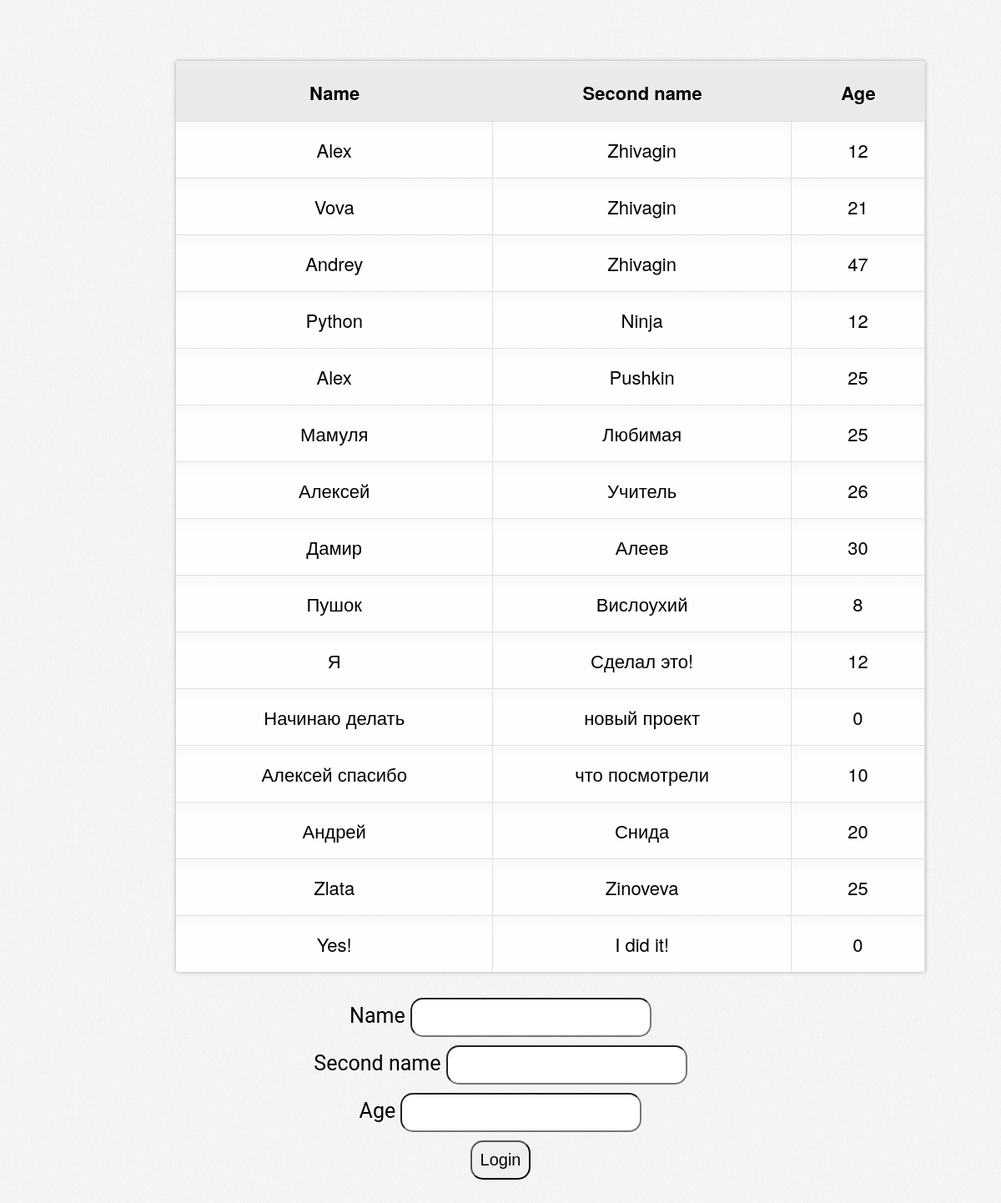
The page /database/ on the database as committed earlier.
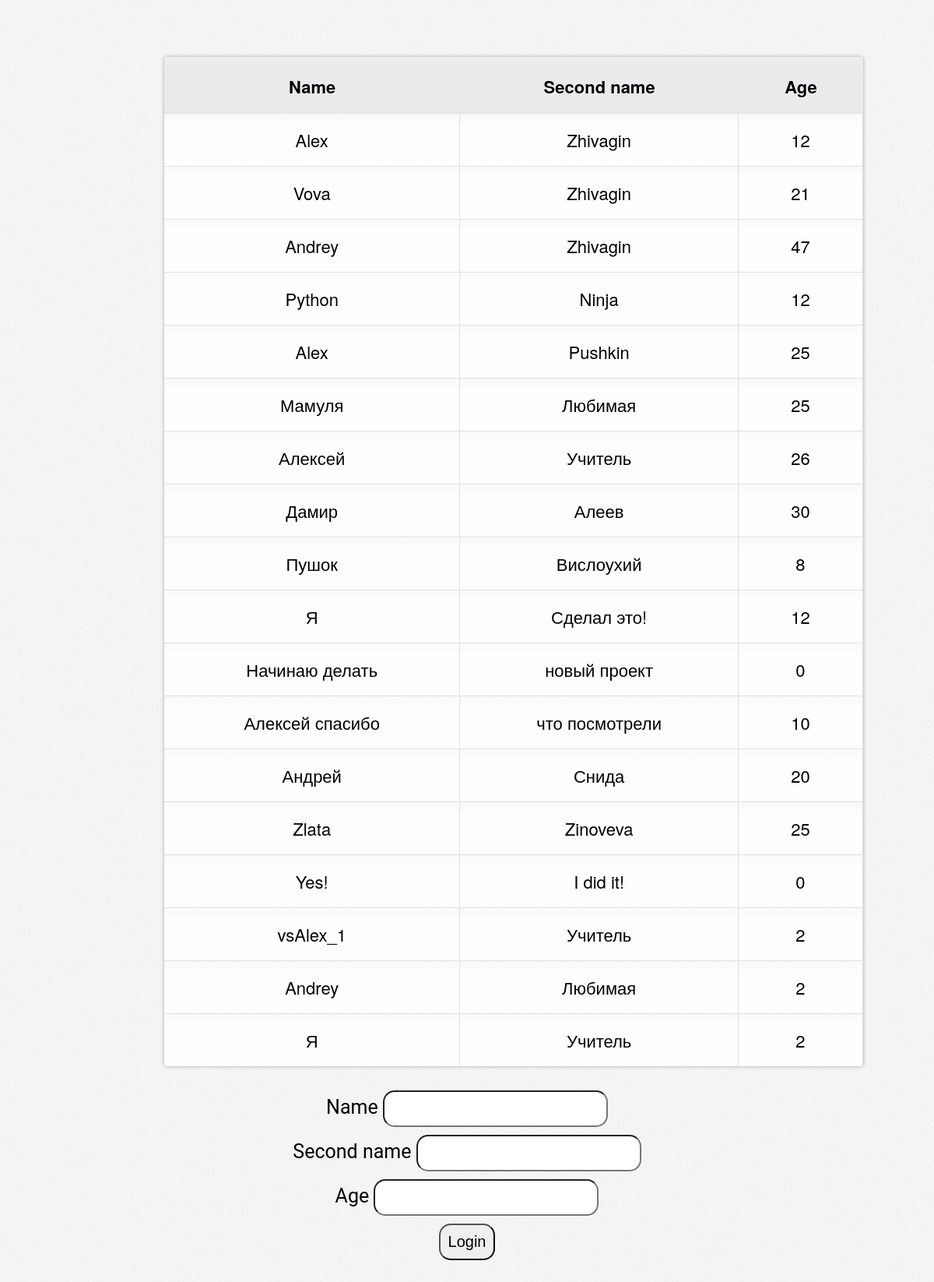
The same page on the database as committed later.
### about_me/models.py (models this page shows, shortened)
class AboutMeDatabase(models.Model):
    name = models.CharField(max_length=15, blank=False)
    second_name = models.CharField(max_length=15, blank=False)
    age = models.IntegerField(blank=False, default=0)

### about_me/views.py (the view)
# urls.py: path('database/', DatabaseRealisation.as_view()),
class DatabaseRealisation(View):
    @staticmethod
    def get(request):
        terms = AboutMeDatabase.objects.all()
        return render(request, "database.html", {"terms_list": terms})

### templates/database.html (shortened to what this page needs)
{% load static %}
<html lang="en">
<head>
    <link rel="stylesheet" href={% static "styles/database.css" %}>
</head>
<body>
<div id="content">
    <table cellspacing="0">
        <tr>
            <th>Name</th>
            <th>Second name</th>
            <th>Age</th>
        </tr>
        {% for name in terms_list %}
            <tr>
                <td>{{ name.name }}</td>
                <td>{{ name.second_name }}</td>
                <td>{{ name.age }}</td>
            </tr>
        {% endfor %}
    </table>
</div>
<div class="form">
    <form action="add_users" method="post">
            <label>Name</label>
            <input type="text" name="name" required maxlength="15"> <br>
            <label>Second name</label>
            <input type="text" name="second_name" required maxlength="15"> <br>
            <label>Age</label>
            <input type="number" name="age" required> <br>
            <input type="submit" value="Login">
    </form>
</div>
</body>
</html>

### static/styles/database.css (style rules this page uses)
dl, dt, dd, ol, ul, li, fieldset, label, legend, table, caption, tbody, tfoot, thead, tr, th, td { margin:0; padding:0; border:0; outline:0; font-size:100%; vertical-align:baseline; background:transparent; }
body { margin:0; padding:0; font:22px/15px "Helvetica Neue",Arial, Helvetica, sans-serif; background: url(../images/bg.jpg); }
#content { width:65%; max-width:900px; margin:6% auto 0; }
table { overflow:hidden; border:1px solid #d3d3d3; background:#fefefe; width: 900px; margin:5% auto 0; -moz-border-radius:5px; -webkit-border-radius:5px; border-radius:5px; -moz-box-shadow: 0 0 4px rgba(0, 0, 0, 0.2); -webkit-box-shadow: 0 0 4px rgba(0, 0, 0, 0.2); margin-bottom: 30px; }
th, td { padding:18px 28px 18px; text-align:center; }
th { padding-top:22px; text-shadow: 1px 1px 1px #fff; background:#e8eaeb; }
td { border-top:1px solid #e0e0e0; border-right:1px solid #e0e0e0; }
td { background: -moz-linear-gradient(90deg, #fefefe, #f9f9f9); background: -webkit-gradient(linear, 0% 0%, 0% 25%, from(#f9f9f9), to(#fefefe)); }
th { background: -moz-linear-gradient(90deg, #e8eaeb, #ededed); background: -webkit-gradient(linear, 0% 0%, 0% 20%, from(#ededed), to(#e8eaeb)); }
div.form { font-family: Roboto; font-size: 25px; text-align: center; }
form input { margin-bottom: 10px; padding: 10px; font-size: 20px; border-radius: 15px; }

Rows that differ between the two databases and show on the page:
added AboutMeDatabase: name "vsAlex_1", second_name "Учитель", age "2"
added AboutMeDatabase: name "Andrey", second_name "Любимая", age "2"
added AboutMeDatabase: name "Я", second_name "Учитель", age "2"
